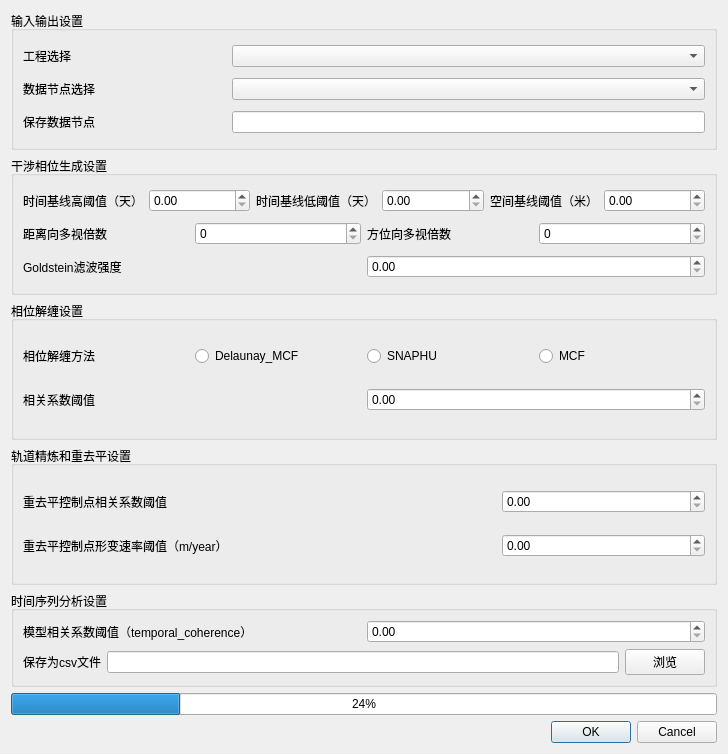
<?xml version="1.0" encoding="UTF-8"?>
<ui version="4.0">
 <class>SBAS_time_series_analysis</class>
 <widget class="QWidget" name="SBAS_time_series_analysis">
  <property name="geometry">
   <rect>
    <x>0</x>
    <y>0</y>
    <width>728</width>
    <height>754</height>
   </rect>
  </property>
  <property name="windowTitle">
   <string>SBAS时间序列分析</string>
  </property>
  <property name="windowIcon">
   <iconset resource="../resources/SatExplorer.qrc">
    <normaloff>:/SatExplorer/icon/svg/time_series.svg</normaloff>:/SatExplorer/icon/svg/time_series.svg</iconset>
  </property>
  <layout class="QVBoxLayout" name="verticalLayout_2" stretch="2,2,2,2,0,1,1">
   <item>
    <widget class="QGroupBox" name="groupBox_2">
     <property name="title">
      <string>输入输出设置</string>
     </property>
     <layout class="QVBoxLayout" name="verticalLayout">
      <item>
       <layout class="QHBoxLayout" name="horizontalLayout" stretch="3,7">
        <item>
         <widget class="QLabel" name="label">
          <property name="text">
           <string>工程选择</string>
          </property>
         </widget>
        </item>
        <item>
         <widget class="QComboBox" name="comboBox_project"/>
        </item>
       </layout>
      </item>
      <item>
       <layout class="QHBoxLayout" name="horizontalLayout_3" stretch="3,7">
        <item>
         <widget class="QLabel" name="label_2">
          <property name="text">
           <string>数据节点选择</string>
          </property>
         </widget>
        </item>
        <item>
         <widget class="QComboBox" name="comboBox_srcNode"/>
        </item>
       </layout>
      </item>
      <item>
       <layout class="QHBoxLayout" name="horizontalLayout_5" stretch="3,7">
        <item>
         <widget class="QLabel" name="label_3">
          <property name="text">
           <string>保存数据节点</string>
          </property>
         </widget>
        </item>
        <item>
         <widget class="QLineEdit" name="lineEdit_dstNode"/>
        </item>
       </layout>
      </item>
     </layout>
    </widget>
   </item>
   <item>
    <widget class="QGroupBox" name="groupBox">
     <property name="title">
      <string>干涉相位生成设置</string>
     </property>
     <layout class="QVBoxLayout" name="verticalLayout_3">
      <item>
       <layout class="QHBoxLayout" name="horizontalLayout_6">
        <item>
         <widget class="QLabel" name="label_4">
          <property name="text">
           <string>时间基线高阈值（天）</string>
          </property>
         </widget>
        </item>
        <item>
         <widget class="QDoubleSpinBox" name="doubleSpinBox_temporal_thresh"/>
        </item>
        <item>
         <widget class="QLabel" name="label_14">
          <property name="text">
           <string>时间基线低阈值（天）</string>
          </property>
         </widget>
        </item>
        <item>
         <widget class="QDoubleSpinBox" name="doubleSpinBox_temporal_thresh_low"/>
        </item>
        <item>
         <widget class="QLabel" name="label_5">
          <property name="text">
           <string>空间基线阈值（米）</string>
          </property>
         </widget>
        </item>
        <item>
         <widget class="QDoubleSpinBox" name="doubleSpinBox_spatial_thresh"/>
        </item>
       </layout>
      </item>
      <item>
       <layout class="QHBoxLayout" name="horizontalLayout_7">
        <item>
         <widget class="QLabel" name="label_6">
          <property name="text">
           <string>距离向多视倍数</string>
          </property>
         </widget>
        </item>
        <item>
         <widget class="QSpinBox" name="spinBox_multilook_rg"/>
        </item>
        <item>
         <widget class="QLabel" name="label_7">
          <property name="text">
           <string>方位向多视倍数</string>
          </property>
         </widget>
        </item>
        <item>
         <widget class="QSpinBox" name="spinBox_multilook_az"/>
        </item>
       </layout>
      </item>
      <item>
       <layout class="QHBoxLayout" name="horizontalLayout_15">
        <item>
         <widget class="QLabel" name="label_11">
          <property name="text">
           <string>Goldstein滤波强度</string>
          </property>
         </widget>
        </item>
        <item>
         <widget class="QDoubleSpinBox" name="doubleSpinBox_Goldstein_alpha"/>
        </item>
       </layout>
      </item>
     </layout>
    </widget>
   </item>
   <item>
    <widget class="QGroupBox" name="groupBox_3">
     <property name="title">
      <string>相位解缠设置</string>
     </property>
     <layout class="QVBoxLayout" name="verticalLayout_4">
      <item>
       <layout class="QHBoxLayout" name="horizontalLayout_8">
        <item>
         <widget class="QLabel" name="label_8">
          <property name="text">
           <string>相位解缠方法</string>
          </property>
         </widget>
        </item>
        <item>
         <widget class="QRadioButton" name="radioButton_Delaunay_MCF">
          <property name="text">
           <string>Delaunay_MCF</string>
          </property>
         </widget>
        </item>
        <item>
         <widget class="QRadioButton" name="radioButton_SNAPHU">
          <property name="enabled">
           <bool>true</bool>
          </property>
          <property name="text">
           <string>SNAPHU</string>
          </property>
         </widget>
        </item>
        <item>
         <widget class="QRadioButton" name="radioButton_MCF">
          <property name="text">
           <string>MCF</string>
          </property>
         </widget>
        </item>
       </layout>
      </item>
      <item>
       <layout class="QHBoxLayout" name="horizontalLayout_9">
        <item>
         <widget class="QLabel" name="label_9">
          <property name="text">
           <string>相关系数阈值</string>
          </property>
         </widget>
        </item>
        <item>
         <widget class="QDoubleSpinBox" name="doubleSpinBox_coherence_thresh"/>
        </item>
       </layout>
      </item>
     </layout>
    </widget>
   </item>
   <item>
    <widget class="QGroupBox" name="groupBox_5">
     <property name="title">
      <string>轨道精炼和重去平设置</string>
     </property>
     <layout class="QVBoxLayout" name="verticalLayout_5">
      <item>
       <layout class="QHBoxLayout" name="horizontalLayout_2" stretch="7,3">
        <item>
         <widget class="QLabel" name="label_12">
          <property name="text">
           <string>重去平控制点相关系数阈值</string>
          </property>
         </widget>
        </item>
        <item>
         <widget class="QDoubleSpinBox" name="doubleSpinBox_reflattening_coh_thresh"/>
        </item>
       </layout>
      </item>
      <item>
       <layout class="QHBoxLayout" name="horizontalLayout_4" stretch="7,3">
        <item>
         <widget class="QLabel" name="label_13">
          <property name="text">
           <string>重去平控制点形变速率阈值（m/year）</string>
          </property>
         </widget>
        </item>
        <item>
         <widget class="QDoubleSpinBox" name="doubleSpinBox_reflattening_def_thresh"/>
        </item>
       </layout>
      </item>
     </layout>
    </widget>
   </item>
   <item>
    <widget class="QGroupBox" name="groupBox_4">
     <property name="title">
      <string>时间序列分析设置</string>
     </property>
     <layout class="QVBoxLayout" name="verticalLayout_6">
      <item>
       <layout class="QHBoxLayout" name="horizontalLayout_10">
        <item>
         <widget class="QLabel" name="label_10">
          <property name="text">
           <string>模型相关系数阈值（temporal_coherence）</string>
          </property>
         </widget>
        </item>
        <item>
         <widget class="QDoubleSpinBox" name="doubleSpinBox_temporal_coherence_thresh"/>
        </item>
       </layout>
      </item>
      <item>
       <layout class="QHBoxLayout" name="horizontalLayout_11">
        <item>
         <widget class="QLabel" name="label_15">
          <property name="text">
           <string>保存为csv文件</string>
          </property>
         </widget>
        </item>
        <item>
         <widget class="QLineEdit" name="csv_path"/>
        </item>
        <item>
         <widget class="QPushButton" name="browse">
          <property name="text">
           <string>浏览</string>
          </property>
         </widget>
        </item>
       </layout>
      </item>
     </layout>
    </widget>
   </item>
   <item>
    <widget class="QProgressBar" name="progressBar">
     <property name="value">
      <number>24</number>
     </property>
    </widget>
   </item>
   <item>
    <widget class="QDialogButtonBox" name="buttonBox">
     <property name="standardButtons">
      <set>QDialogButtonBox::Cancel|QDialogButtonBox::Ok</set>
     </property>
    </widget>
   </item>
  </layout>
 </widget>
 <resources>
  <include location="../resources/SatExplorer.qrc"/>
 </resources>
 <connections/>
</ui>
